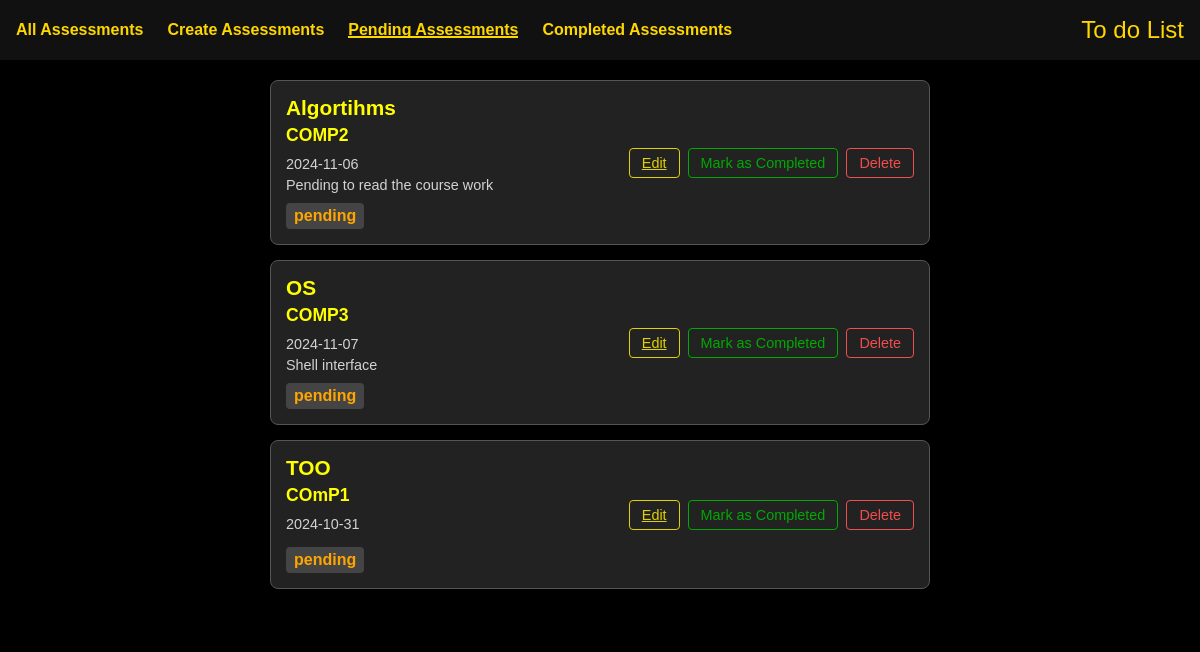
The page /pending on the database as committed earlier.
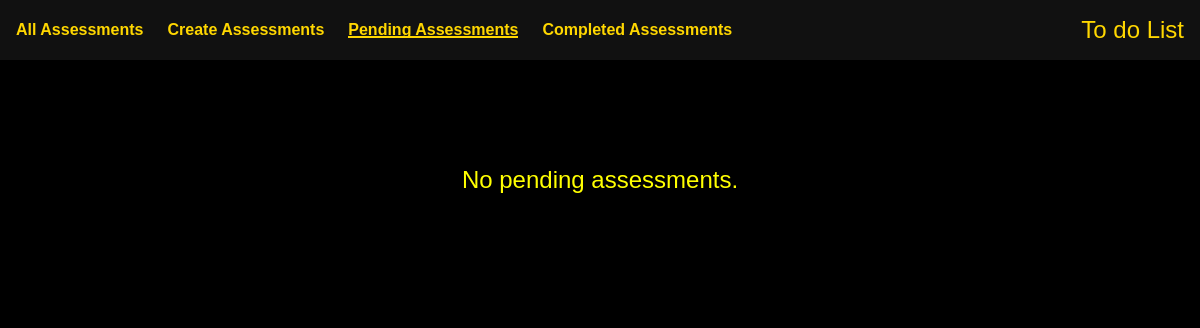
The same page on the database as committed later.
### app/models.py (models this page shows, shortened)
class Assessment(db.Model):
    id = db.Column(db.Integer, primary_key=True)
    title = db.Column(db.String(100), nullable=False)
    module_code = db.Column(db.String(20), nullable=False)
    deadline = db.Column(db.DateTime, nullable=False)  # Ensure this is defined
    description = db.Column(db.Text, nullable=True)
    status = db.Column(db.String(10), nullable=False)

### app/routes.py (the view)
@main.route('/pending')
def pending():
    pending_assessments = Assessment.query.filter_by(status='pending').all()
    return render_template('pending.html', assessments=pending_assessments)  # Create a separate template for pending assessments

### app/templates/pending.html (shortened to what this page needs)
{% extends 'base.html' %}
{% block content %}
    <div class="assessment-container">
        {% for assessment in assessments %}
            <div class="assessment-box">
                <div class="task-content">
                    <span class="title">{{ assessment.title }}</span>
                    <span class="module-code">{{ assessment.module_code }}</span>
                    <span class="deadline">{{ assessment.deadline.strftime('%Y-%m-%d') }}</span>
                    <span class="description">{{ assessment.description }}</span>
                    <span class="status {% if assessment.status == 'pending' %}pending{% else %}completed{% endif %}">
                        {{ assessment.status }}
                    </span>
                </div>
                <div class="task-actions">
                    <a href="{{ url_for('main.edit_assessment', assessment_id=assessment.id) }}" class="btn edit-task">Edit</a>
                    {% if assessment.status == 'pending' %}
                    <form method="POST" action="{{ url_for('main.update_status', assessment_id=assessment.id) }}">
                        <button type="submit" class="status-btn">Mark as Completed</button>
                    </form>
                    {% endif %}
                    <form action="{{ url_for('main.delete_task', id=assessment.id) }}" method="POST" style="display: inline;">
                        <button type="submit" class="btn delete-task">Delete</button>
                    </form>
                </div>
            </div>
        {% else %}
            <p class="no-assessments">No pending assessments.</p>
        {% endfor %}
    </div>
{% endblock %}

Rows that differ between the two databases and show on the page:
removed Assessment: title "Algortihms", module_code "COMP2", deadline "2024-11-06", description "Pending to read the course work", status "pending"
removed Assessment: title "OS", module_code "COMP3", deadline "2024-11-07", description "Shell interface", status "pending"
removed Assessment: title "TOO", module_code "COmP1", deadline "2024-10-31", status "pending"
Other text that changed with them:
text now shown: "No pending assessments."
